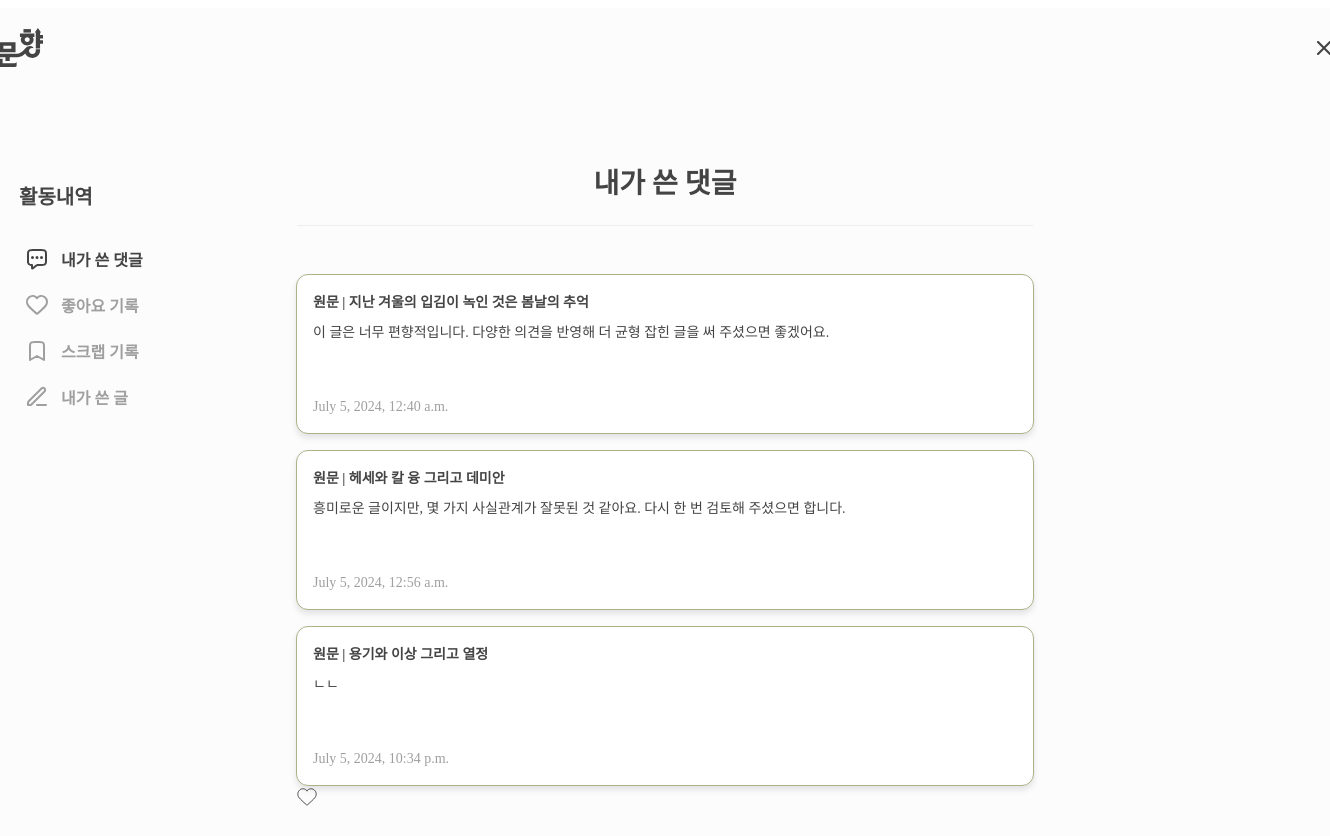
Screenshot of /accounts/mypage/comments (signed in) with the database file from the repository.
### posts/models.py (models this page shows, shortened)
class Comment(models.Model):
    post = models.ForeignKey(Post, on_delete=models.CASCADE, related_name='comments', verbose_name='게시글', null=True, blank=True)
    content = models.TextField(verbose_name='내용')
    created_at = models.DateTimeField(auto_now_add=True, verbose_name='작성일')
    writer = models.ForeignKey(settings.AUTH_USER_MODEL, on_delete=models.CASCADE, verbose_name='작성자', null=True)

class Post(models.Model):
    MOVIE = 'MO'
    BOOK = 'BO'
    MUSIC = 'MU'
    ECONOMY = 'EC'
    SCIENCE = 'SC'
    SOCIETY = 'SO'
    FREEDOM = 'FR'
    CATEGORY_CHOICES = [
        (MOVIE, '영화'),
        (BOOK, '도서'),
        (MUSIC, '음악'),
        (ECONOMY, '경제'),
        (SCIENCE, '과학'),
        (SOCIETY, '사회'),
        (FREEDOM, '자유'),
    ]
    title = models.CharField('제목', max_length=200)
    writer = models.ForeignKey(settings.AUTH_USER_MODEL, on_delete=models.CASCADE, verbose_name='작성자', null=True, blank=True)
    image = models.ImageField(blank=True, upload_to="post_photo", default='post_photo/bin_img.svg')
    content = models.TextField('내용')
    category = models.CharField('글 분야', max_length=2, choices=CATEGORY_CHOICES, default='자유')
    created_at = models.DateTimeField(auto_now_add=True)
    comment = models.ForeignKey('Comment', on_delete=models.CASCADE, related_name='comments', verbose_name='댓글', null=True, blank=True)

### accounts/views.py (the view)
# urls.py: path('accounts/mypage/comments', accounts.views.user_comments_view, name='myComment'),
def user_comments_view(request):
    user_id = request.user.id
    user_comments = Comment.objects.filter(writer_id=user_id)
    context = {
        'user_comments': user_comments
    }
    return render(request, 'myComment.html', context)

### accounts/templates/myComment.html (shortened to what this page needs)
<!DOCTYPE html>
<html lang="en">
  <head>
    {% load static %}
    <link rel="stylesheet" href="{% static 'css/myComment.css' %}" />
  </head>
  <body>
    <div class="wrap">
      <div class="container">
        <div class="bar">
          <nav>
            <div class="Left">
              <div class="Title"><a href="{% url 'before-main' %}"><img src="{% static 'img/logo.svg' %}" /></div>
            </div>
            <div class="Right">
            <div class="login">
                <a href="javascript:history.back()" class="navlinklogin"
                ><img src="{% static 'img/close.png' %}"
                /></a>
            </div>
            </div>
          </nav>
        </div>
        <div class="side">
          <div class="side_title">활동내역</div>
          <div class="side_buttons">
            <a href="{% url 'myComment' %}" style="text-decoration: none;">
              <button class="side_button" id="my_comment">
                  <img src="{% static 'img/my_comment_black.svg' %}" alt="My Comments" />
                  <span>내가 쓴 댓글</span>
              </button>
            </a>
            <a href="{% url 'liked_posts' %}" style="text-decoration: none;">
              <button class="side_button" id="my_heart">
                  <img src="{% static 'img/my_heart.svg' %}" alt="My Likes" />
                  <span>좋아요 기록</span>
              </button>
            </a>
            <a href="{% url 'scrap_posts' %}" style="text-decoration: none;">
              <button class="side_button" id="my_scrap">
                  <img src="{% static 'img/my_scrap.svg' %}" alt="My Scrap" />
                  <span>스크랩 기록</span>
              </button>
            </a>
            <a href="{% url 'myPost' %}" style="text-decoration: none;">
              <button class="side_button" id="my_post">
                  <img src="{% static 'img/my_post.svg' %}" alt="My Posts" />
                  <span>내가 쓴 글</span>
              </button>
            </a>
          </div>
        </div>
        <div class="main">
          <div class="main_title" id="my_comment_title">내가 쓴 댓글</div>
          <div class="main_line"></div>
          <div class="main_boxs">
            {% for comment in user_comments %}
            <a href="{% url 'post-detail' pk=comment.post.id %}" style="text-decoration: none;">
            <div class="main_box">
              <div class="box_wrap">
                <div class="post_title" id="post_title">원문 | {{ comment.post.title }}</div>
                <div class="my_comment_content" id="my_comment_content">
                  {{ comment.content }}
                </div>
                <div class="bottom">
                  <div class="date_time">
                    <span id="date">{{ comment.created_at }}</span>
                  </div>
                </div>
              </div>
            </div>
            {% empty %}
            <p>작성한 댓글이 없습니다.</p>
            {% endfor %}
                  <div class="my_comment_heart">
                    <img src="{% static 'img/my_comment_heart.svg' %}" />
                  </div>
                </div>
              </div>
            </div>
          </div>
  </body>
</html>

### static/css/myComment.css (style rules this page uses)
.wrap { display: flex; justify-content: center; }
.container { width: 1440px; height: 2141px; background: #fcfcfc; display: flex; flex-direction: column; align-items: center; position: relative; }
.bar { width: 1440px; height: 60px; }
.side { width: 212px; height: 260px; flex-shrink: 0; position: absolute; top: 153px; left: 24px; display: flex; flex-direction: column; gap: 36px; }
.side_title { margin-top: 20px; margin-left: 50px; color: #444; font-family: Pretendard; font-size: 20px; font-style: normal; font-weight: 600; line-height: normal; }
.side_buttons { margin-left: 50px; display: flex; flex-direction: column; gap: 20px; }
.side_button { display: flex; align-items: center; gap: 12px; border: none; background: #fcfcfc; color: #9f9f9f; font-family: Pretendard; font-size: 16px; font-style: normal; font-weight: 600; line-height: normal; }
#my_comment { color: #444; font-family: Pretendard; font-size: 16px; font-style: normal; font-weight: 600; line-height: normal; }
.main { width: 736px; display: flex; flex-direction: column; align-items: center; margin-top: 93px; }
.main_title { color: #444; font-family: Pretendard; font-size: 28px; font-style: normal; font-weight: 600; line-height: normal; margin-bottom: 24px; }
.main_line { width: 736px; height: 1px; background: #eee; margin-bottom: 24px; }
.main_boxs { display: flex; flex-direction: column; gap: 16px; margin-top: 24px; }
.main_box { width: 736px; height: 158px; flex-shrink: 0; border-radius: 12px; border: 1px solid #a9b388; background: #fff; }
.box_wrap { margin-top: 16px; margin-left: 16px; margin-right: 22.5px; display: flex; flex-direction: column; justify-content: center; gap: 10px; }
.post_title { color: #444; font-family: Pretendard; font-size: 14px; font-style: normal; font-weight: 600; line-height: normal; }
.my_comment_content { width: 696px; height: 68px; color: #444; font-family: Pretendard; font-size: 14px; font-style: normal; font-weight: 400; line-height: normal; }
.bottom { display: flex; justify-content: space-between; }
.date_time { color: #9f9f9f; font-family: Pretendard; font-size: 14px; font-style: normal; font-weight: 400; line-height: normal; }
.my_comment_heart { display: flex; align-items: center; gap: 4px; }
nav { display: flex; flex-direction: row; justify-content: space-between; margin-left: 2%; margin-right: 2%; }
.Title, .Selectbar, .Left, .Right { display: flex; flex-direction: row; margin: 10px; }
.Selectbar div, .Right div { margin-right: 10px; }
.Selectbar, .Right { display: flex; justify-content: center; align-items: center; }
.Title { color: black; font-weight: bolder; font-size: 20px; }
.navlinklogin, .navlinksign, .navlink { text-decoration-line: none; font-size: 15px; }
.navlinklogin, .navlinksign { color: #5e6f52; font-weight: bold; }
.main_box { box-shadow: 0 4px 6px rgba(0, 0, 0, 0.1); transition: box-shadow 0.3s ease-in-out; }

### rows the page displays
Comment: post "지난 겨울의 입김이 녹인 것은 봄날의 추억", content "이 글은 너무 편향적입니다. 다양한 의견을 반영해 더 균형 잡힌 글을 써 주셨으면 좋겠어요.", created_at "July 5, 2024, 12:40 a.m."
Comment: post "헤세와 칼 융 그리고 데미안", content "흥미로운 글이지만, 몇 가지 사실관계가 잘못된 것 같아요. 다시 한 번 검토해 주셨으면 합니다.", created_at "July 5, 2024, 12:56 a.m."
Comment: post "용기와 이상 그리고 열정", content "ㄴㄴ", created_at "July 5, 2024, 10:34 p.m."
